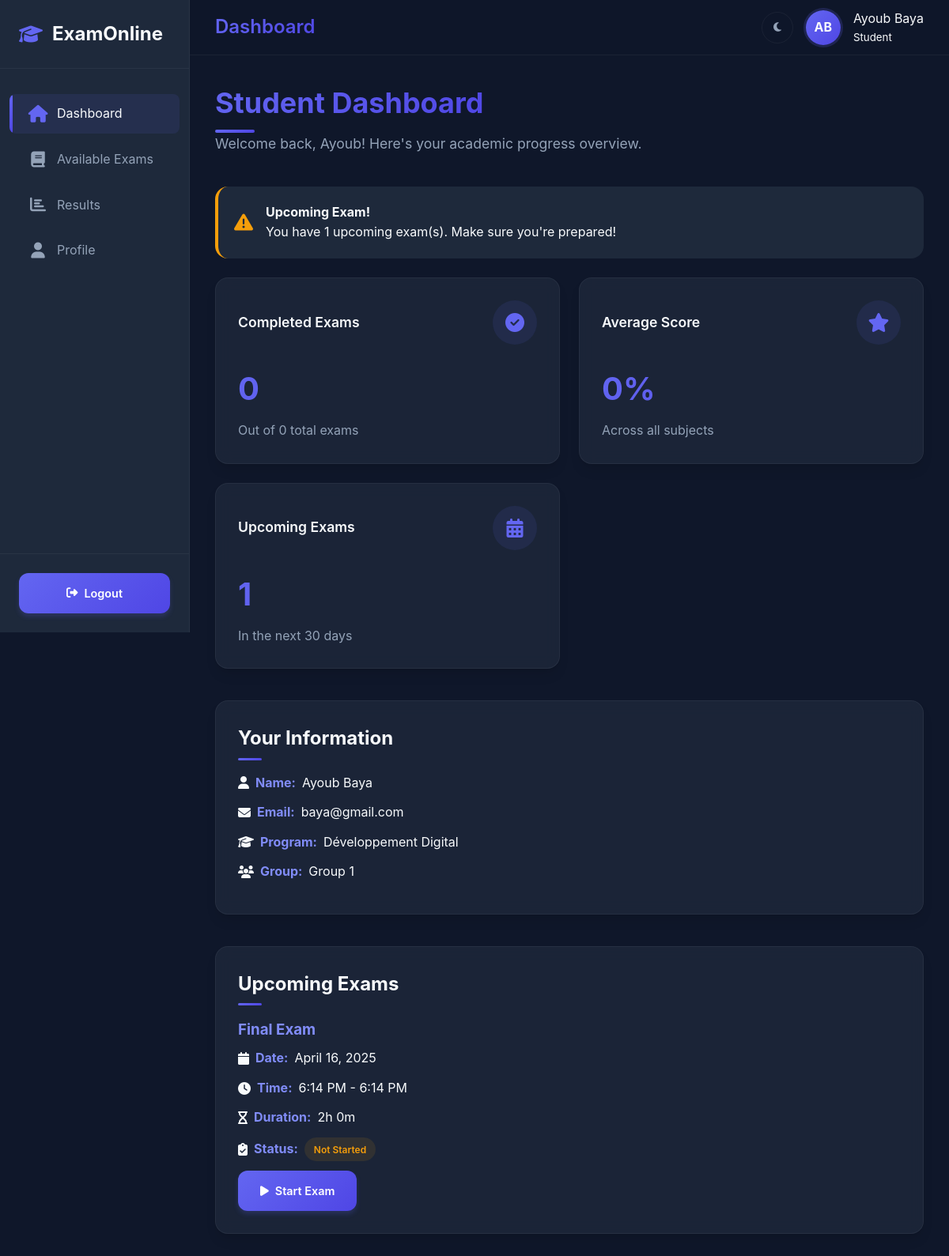
Page /student.php (signed in) on the committed database.
### tables this page shows
CREATE TABLE IF NOT EXISTS users (
    user_id INT AUTO_INCREMENT PRIMARY KEY,
    first_name VARCHAR(100) NOT NULL,
    last_name VARCHAR(100) NOT NULL,
    email VARCHAR(150) UNIQUE NOT NULL,
    password VARCHAR(255) NOT NULL,
    user_type ENUM('admin', 'teacher', 'student') NOT NULL DEFAULT 'student',
    filiere_id INT,
    group_id INT,
    status ENUM('pending', 'accepted', 'rejected') NOT NULL DEFAULT 'pending',
    created_at TIMESTAMP DEFAULT CURRENT_TIMESTAMP,
    updated_at TIMESTAMP DEFAULT CURRENT_TIMESTAMP ON UPDATE CURRENT_TIMESTAMP,
    FOREIGN KEY (filiere_id) REFERENCES filieres(id) ON DELETE SET NULL,
    FOREIGN KEY (group_id) REFERENCES student_groups(id) ON DELETE SET NULL
);

CREATE TABLE IF NOT EXISTS filieres (
    id INT AUTO_INCREMENT PRIMARY KEY,
    name VARCHAR(100) NOT NULL UNIQUE,
    description TEXT,
    created_at TIMESTAMP DEFAULT CURRENT_TIMESTAMP,
    updated_at TIMESTAMP DEFAULT CURRENT_TIMESTAMP ON UPDATE CURRENT_TIMESTAMP
);

CREATE TABLE IF NOT EXISTS student_groups (
    id INT AUTO_INCREMENT PRIMARY KEY,
    name VARCHAR(50) NOT NULL UNIQUE,
    description TEXT,
    filiere_id INT,
    created_at TIMESTAMP DEFAULT CURRENT_TIMESTAMP,
    updated_at TIMESTAMP DEFAULT CURRENT_TIMESTAMP ON UPDATE CURRENT_TIMESTAMP,
    FOREIGN KEY (filiere_id) REFERENCES filieres(id) ON DELETE SET NULL
);

CREATE TABLE IF NOT EXISTS exams (
    id INT AUTO_INCREMENT PRIMARY KEY,
    title VARCHAR(255) NOT NULL,
    description TEXT,
    start_date DATETIME NOT NULL,
    end_date DATETIME NOT NULL,
    duration INT NOT NULL COMMENT 'Duration in minutes',
    teacher_id INT,
    filiere_id INT,
    group_id INT,
    status ENUM('draft', 'published', 'in_progress', 'completed', 'archived') NOT NULL DEFAULT 'draft',
    is_filiere_wide BOOLEAN DEFAULT FALSE COMMENT 'If true, applies to all groups in filiere',
    created_at TIMESTAMP DEFAULT CURRENT_TIMESTAMP,
    updated_at TIMESTAMP DEFAULT CURRENT_TIMESTAMP ON UPDATE CURRENT_TIMESTAMP,
    FOREIGN KEY (teacher_id) REFERENCES users(user_id) ON DELETE SET NULL,
    FOREIGN KEY (filiere_id) REFERENCES filieres(id) ON DELETE SET NULL,
    FOREIGN KEY (group_id) REFERENCES student_groups(id) ON DELETE SET NULL
);

### student.php (the view, shortened to what this page needs)
<?php
require_once 'config.php';
$student = [];
$exams = [];
$results = [];
try {
    $stmt = $pdo->prepare("
        SELECT u.*, f.name as filiere_name, g.name as group_name
        FROM users u
        LEFT JOIN filieres f ON u.filiere_id = f.id
        LEFT JOIN student_groups g ON u.group_id = g.id
        WHERE u.user_id = ?
    ");
    $stmt->execute([$_SESSION['user_id']]);
    $student = $stmt->fetch(PDO::FETCH_ASSOC);
    if ($student['group_id'] && $student['filiere_id']) {
        $stmt = $pdo->prepare("
            SELECT e.*,
                   CASE
                       WHEN ea.id IS NULL THEN 'Not Started'
                       WHEN ea.is_completed = 0 THEN 'In Progress'
                       ELSE 'Completed'
                   END as attempt_status
            FROM exams e
            LEFT JOIN exam_attempts ea ON e.id = ea.exam_id AND ea.student_id = ?
            WHERE (e.group_id = ? OR e.group_id IS NULL)
            AND (e.filiere_id = ? OR e.filiere_id IS NULL)
            AND e.end_date > NOW()
            AND e.status = 'published'
            ORDER BY e.start_date ASC
        ");
        $stmt->execute([$_SESSION['user_id'], $student['group_id'], $student['filiere_id']]);
        $exams = $stmt->fetchAll(PDO::FETCH_ASSOC);
    }
    $stmt = $pdo->prepare("
        SELECT e.title as exam_name, er.score, er.submitted_at, er.status,
               CONCAT(ROUND((er.score / 100) * 20, 1), '/20') as display_score,
               e.id as exam_id
        FROM exam_results er
        JOIN exams e ON er.exam_id = e.id
        WHERE er.student_id = ?
        ORDER BY er.submitted_at DESC
    ");
    $stmt->execute([$_SESSION['user_id']]);
    $results = $stmt->fetchAll(PDO::FETCH_ASSOC);
} catch (PDOException $e) {
    $error = "Database error: " . $e->getMessage();
}
?>
<!DOCTYPE html>
<html lang="en">
<head>
    <link rel="stylesheet" href="https://cdnjs.cloudflare.com/ajax/libs/font-awesome/6.4.0/css/all.min.css">
    <link rel="stylesheet" href="css/student.css">
</head>
<body>
    <aside class="sidebar" id="sidebar">
        <div class="sidebar-header">
            <a href="#" class="logo">
                <i class="fas fa-graduation-cap"></i>
                ExamOnline
            </a>
        </div>
        <ul class="nav-menu">
            <li class="nav-item">
                <a href="#home" class="nav-link active" data-page="home">
                    <i class="fas fa-home"></i>
                    <span>Dashboard</span>
                </a>
            </li>
            <li class="nav-item">
                <a href="#exams" class="nav-link" data-page="exams">
                    <i class="fas fa-book"></i>
                    <span>Available Exams</span>
                </a>
            </li>
            <li class="nav-item">
                <a href="#results" class="nav-link" data-page="results">
                    <i class="fas fa-chart-bar"></i>
                    <span>Results</span>
                </a>
            </li>
            <li class="nav-item">
                <a href="#profile" class="nav-link" data-page="profile">
                    <i class="fas fa-user"></i>
                    <span>Profile</span>
                </a>
            </li>
        </ul>
        <div class="sidebar-footer">
            <a href="logout.php" class="btn btn-primary btn-full">
                <i class="fas fa-sign-out-alt"></i> Logout
            </a>
        </div>
    </aside>
    <header class="header" id="header">
        <div class="header-content">
            <h2 id="pageTitle">Dashboard</h2>
            <div class="controls-group">
                <button class="theme-toggle-btn" id="themeToggle">
                    <i class="fas fa-moon" id="themeIcon"></i>
                </button>
                <div class="user-info">
                    <div class="user-avatar">
                        <?php echo substr($student['first_name'], 0, 1) . substr($student['last_name'], 0, 1); ?>
                    </div>
                    <div class="user-details">
                        <span><?php echo htmlspecialchars($student['first_name'] . ' ' . $student['last_name']); ?></span>
                        <small>Student</small>
                    </div>
                </div>
            </div>
        </div>
    </header>
    <div class="main-wrapper">
        <main class="main-content">
            <section id="home" class="page active">
                <div class="container">
                    <div class="dashboard-header">
                        <h1>Student Dashboard</h1>
                        <p>Welcome back, <?php echo htmlspecialchars($student['first_name']); ?>! Here's your academic progress overview.</p>
                    </div>
                    <?php if (count($exams) > 0): ?>
                        <div class="alert">
                            <i class="fas fa-exclamation-triangle"></i>
                            <div>
                                <strong>Upcoming Exam!</strong>
                                <p>You have <?php echo count($exams); ?> upcoming exam(s). Make sure you're prepared!</p>
                            </div>
                        </div>
                    <?php endif; ?>
                    <div class="card-grid">
                        <div class="stat-card">
                            <div class="stat-card-header">
                                <h3>Completed Exams</h3>
                                <div class="stat-card-icon">
                                    <i class="fas fa-check-circle"></i>
                                </div>
                            </div>
                            <div class="stat-card-value">
                                <?php echo count(array_filter($results, fn($r) => $r['status'] === 'completed')); ?>
                            </div>
                            <p>Out of <?php echo count($results); ?> total exams</p>
                        </div>
                        <div class="stat-card">
                            <div class="stat-card-header">
                                <h3>Average Score</h3>
                                <div class="stat-card-icon">
                                    <i class="fas fa-star"></i>
                                </div>
                            </div>
                            <div class="stat-card-value">
                                <?php
                                $completed = array_filter($results, fn($r) => $r['status'] === 'completed' && is_numeric($r['score']));
                                $avg = count($completed) > 0 ? array_sum(array_column($completed, 'score')) / count($completed) : 0;
                                echo round($avg, 1) . '%';
                                ?>
                            </div>
                            <p>Across all subjects</p>
                        </div>
                        <div class="stat-card">
                            <div class="stat-card-header">
                                <h3>Upcoming Exams</h3>
                                <div class="stat-card-icon">
                                    <i class="fas fa-calendar-alt"></i>
                                </div>
                            </div>
                            <div class="stat-card-value"><?php echo count($exams); ?></div>
                            <p>In the next 30 days</p>
                        </div>
                    </div>
                    <div class="student-info">
                        <h2>Your Information</h2>
                        <p><i class="fas fa-user"></i> <strong>Name:</strong> <?php echo htmlspecialchars($student['first_name']) . ' ' . htmlspecialchars($student['last_name']); ?></p>
                        <p><i class="fas fa-envelope"></i> <strong>Email:</strong> <?php echo htmlspecialchars($student['email']); ?></p>
                        <p><i class="fas fa-graduation-cap"></i> <strong>Program:</strong>
                            <?php echo !empty($student['filiere_name']) ? htmlspecialchars($student['filiere_name']) : 'Not assigned'; ?>
                        </p>
                        <p><i class="fas fa-users"></i> <strong>Group:</strong> <?php echo htmlspecialchars($student['group_name']); ?></p>
                    </div>
                    <?php if (count($exams) > 0): ?>
                        <div class="info-card">
                            <h2>Upcoming Exams</h2>
                            <?php foreach ($exams as $exam): ?>
                                <div class="upcoming-exam">
                                    <h3><?php echo htmlspecialchars($exam['title']); ?></h3>
                                    <p><i class="fas fa-calendar"></i> <strong>Date:</strong> <?php echo date('F j, Y', strtotime($exam['start_date'])); ?></p>
                                    <p><i class="fas fa-clock"></i> <strong>Time:</strong> <?php echo date('g:i A', strtotime($exam['start_date'])) . ' - ' . date('g:i A', strtotime($exam['end_date'])); ?></p>
                                    <p><i class="fas fa-hourglass"></i> <strong>Duration:</strong> <?php echo floor($exam['duration'] / 60) . 'h ' . ($exam['duration'] % 60) . 'm'; ?></p>
                                    <p><i class="fas fa-clipboard-check"></i> <strong>Status:</strong>
                                        <span class="badge <?php echo $exam['attempt_status'] === 'Completed' ? 'success-badge' : 'pending-badge'; ?>">
                                            <?php echo htmlspecialchars($exam['attempt_status']); ?>
                                        </span>
                                    </p>
                                    <a href="take_exam.php?id=<?php echo $exam['id']; ?>" class="btn btn-primary">
                                        <i class="fas fa-<?php echo $exam['attempt_status'] === 'Not Started' ? 'play' : 'info-circle'; ?>"></i>
                                        <?php echo $exam['attempt_status'] === 'Not Started' ? 'Start Exam' : 'View Details'; ?>
                                    </a>
                                </div>
                            <?php endforeach; ?>
                        </div>
                    <?php endif; ?>
                </div>
            </section>
        </main>
    </div>
</body>
</html>

### rows in the picture
users: first_name "A", last_name "B", first_name+last_name "Ayoub Baya", first_name "Ayoub", last_name "Baya", email "baya@gmail.com", filiere.name "Développement Digital", group.name "Group 1"
exams: title "Final Exam", start_date "April 16, 2025", start_date "6:14 PM", end_date "6:14 PM", floor($exam['duration']/60) "2", $exam['duration']%60 "0", attempt_status "Not Started"

### other values in the picture
count($exams) "1"
count(array_filter($results, fn($r) => $r['status'] === 'completed')) "0"
count($results) "0"
$avg "0"
